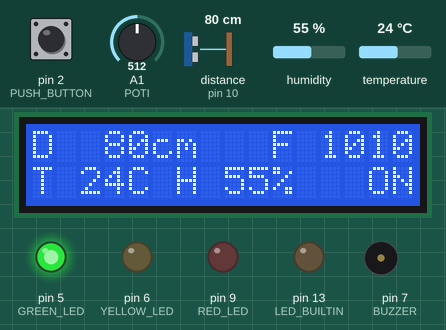
Recording of a sketch running on a simulated Arduino Uno, built with avr-gcc and run on an emulated ATmega328P. Shown: 16×2 character LCD, output pins drawn as LEDs (lit = HIGH), buzzer (waves = sounding). Wiring (inferred from the names in the program): ultrasonic range finder: trigger pin 11; echo pin 10. The inputs (shaded band) are chosen by the test bench; at power-on: pin 2 (PUSH_BUTTON) HIGH, distance to the obstacle (sensor on pin 10) 80 cm, A1 (POTI) = 512, humidity 55 %, temperature 24 °C. The echo pulse lasts 58.3 µs per cm; pins used as bus, display or sensor lines are not drawn; what the sketch prints to the serial monitor is not drawn.

Above: at 1.2 s.
1.3 s: pin 2 (PUSH_BUTTON) pulled LOW for 2.4 s
At 3.1 s:
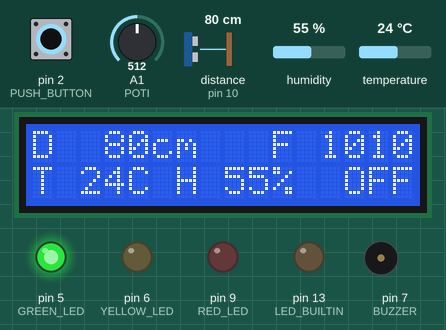
5.2 s: distance to the obstacle (sensor on pin 10) set to 53 cm
At 7.0 s:
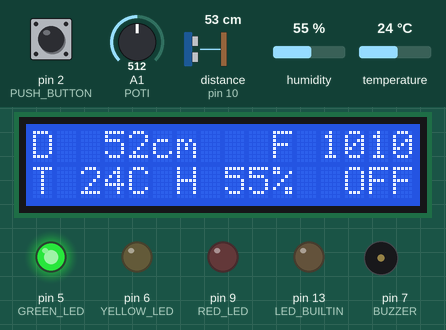
8.0 s: distance to the obstacle (sensor on pin 10) set to 48 cm
At 9.4 s:
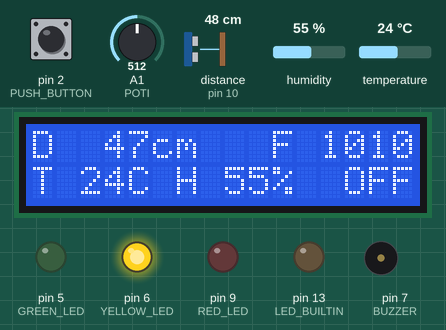
10.8 s: distance to the obstacle (sensor on pin 10) set to 12 cm
At 13.2 s:
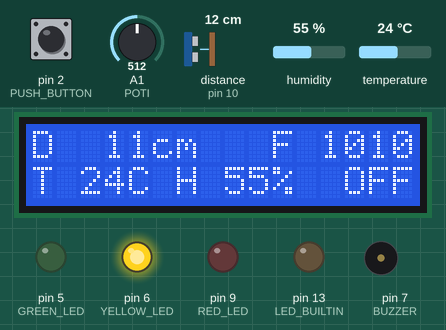
14.0 s: distance to the obstacle (sensor on pin 10) set to 9 cm
At 15.6 s:
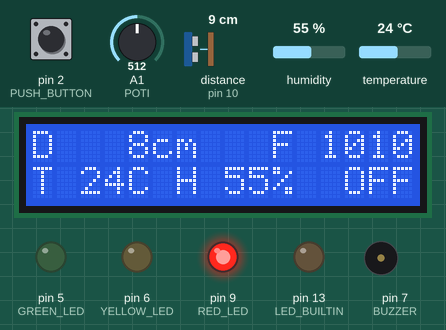
16.8 s: pin 2 (PUSH_BUTTON) pulled LOW for 2.4 s
At 19.1 s:
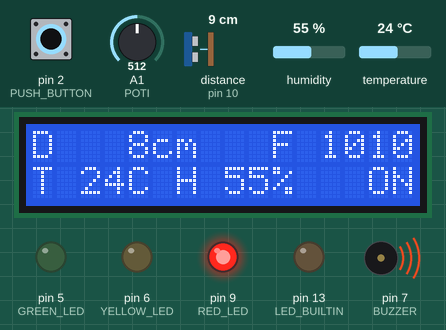
Timing chart, 0 to 20.6 s (numbered marks = the images above; inputs shaded):
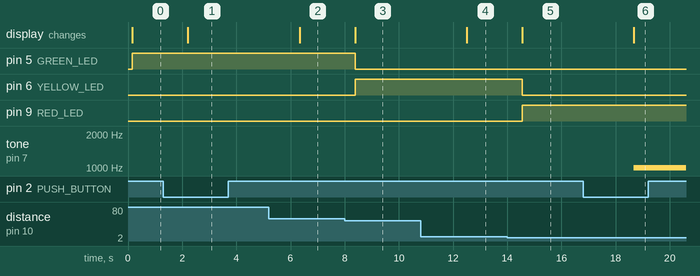

The sketch:

einparkhilfe_complete.ino
```cpp
#include <Wire.h>               // the library for I2C communication between the microcontroller and the LCD display
#include <LiquidCrystal_I2C.h>  // The library for controlling the LCD display
#include "DHT.h"                // The library for the DHT11 temperature sensor

#define DHTTYPE DHT11           // This #define is required by the DHT library so that it knows which type of DHT sensor we have (in our case: DHT 11)

// Initialises the library for talking to the LCD display.
// On the Arduino Uno, SCL is connected to pin A5, SDA to pin A4
// From a programming point of view, the line of code below calls the constructor of the C++ class LiquidCrystal_I2C
// Parameters:
//   - 0x27 is the address of the LCD display on the I2C bus. This is hardwired into the LCD display and cannot be changed.
//   - 16 is the number of columns of the display, 2 is the number of rows.
LiquidCrystal_I2C lcd(0x27, 16, 2);

// The variables below represent the pins of the Arduino that we use for connecting to the various external components.
// Since the value of these variables will not change during the execution of the program,
// we declare them as 'const'. Any attempt at modifying them will throw a compiler error
const int ECHO = 10;
const int TRIGGER = 11;
const int BUZZER = 7;
const int POTI = A1;
const int PUSH_BUTTON = 2;
const int TEMP_SENSOR = 12;
const int GREEN_LED = 5;
const int YELLOW_LED = 6;
const int RED_LED = 9;

// The min and max frequencies that our buzzer can produce
const int MIN_FREQ = 20;
const int MAX_FREQ = 2000;

// Is the measured distance below the minimum distance specified below? Then we issue a continuous beep.
// Is the distance above the maximum? Then no beep at all
// And in-between min and max: beep between 1 and 9 times a second, depending on the distance (the smaller the distance, the faster the beeping)
// In the shortest case, we have 9*100 = 900ms beeps, leaves 10 break of 10ms.
const int MAX_DISTANCE_RED = 10;
const int MAX_DISTANCE_YELLOW = 50;

// The current frequency our buzzer outputs, if it outputs anything.
int freq = MIN_FREQ;          // Initialises this variable to the value MIN_FREQ even before the program starts running.
int temperature = 0;                 // In degrees Celcius
int humidity = 0;             // In % hunidity
int distance = 0;             // In centimeters
boolean isSoundOn = true;     // By default, sound is on

// Initialises the library used for talking to the temperature sensor
// We created an instance of the C++ class DHT and assign it to variable dht
DHT dht(TEMP_SENSOR, DHTTYPE);

void buttonPressed() {
  isSoundOn = !isSoundOn; // The symbol "!" is the logical negation, i.e. it turns TRUE into FALSE and FALSE into TRUE.
}


void printLCDBackground() {
  // This function prints out the part of the text on the LCD display
  // That does not change with the values measured
  lcd.clear();

  // First line
  lcd.setCursor (0, 0); // First number is column number, than line number (0 is first line, 1 is second line)
  lcd.print("D    cm   F");

  // Second line
  lcd.setCursor (0, 1); // First position on the second line
  lcd.print ("T   C H   %");
}

int performDistanceMeasurement() {

  // Triggers a measurement by holding the trigger line high for 15 microseconds (minimum is 10)
  digitalWrite(TRIGGER, HIGH);
  delayMicroseconds(15);
  digitalWrite(TRIGGER, LOW);

  // Waits for a high pulse on the echo line (i.e. line going from low to high then back to low)
  // and measure its duration in microseconds
  int lengthOfThePulseInMicroseconds = pulseIn(ECHO, HIGH);

  // According to the datasheet, dividing the length of the pulse in microseconds
  // by 58 gives us the distance measured in centimeters.
  // Since the result of the division operation below is stored in a variable
  // of type 'int', we only keep the integer part of the number (we discard anything after the decimal point)

  int distanceMeasured = lengthOfThePulseInMicroseconds / 58;

  return distanceMeasured;
}

void setup() {

  // First we initialize all the pins used in this program as either input (INPUT), output (OUTPUT),
  // or as input with a pull-up resistor built into the microcontroller (INPUT_PULLUP)
  // For more background information on pin configuration, see https://www.arduino.cc/en/Tutorial/DigitalPins

  // The constant LED_BUILTIN always refers to the pin connected to the on-board LED (on the Arduino Uno, this is pin 13).
  // If you are curious: the constant LED_BUILTIN is not defined in this program but in another file
  // located elsewhere in the Arduino environment: file pins_arduino.h which you can find (for the Arduino Uno)
  // at https://github.com/arduino/ArduinoCore-avr/blob/master/variants/standard/pins_arduino.h
  pinMode (LED_BUILTIN, OUTPUT);

  pinMode (TRIGGER, OUTPUT);            // Pin on which we request a distance measurement from the ultrasound distance sensor
  pinMode (ECHO, INPUT);                // Pin on which we receive a distance measurement from the ultrasound distance sensor
  pinMode (BUZZER, OUTPUT);             // Pin to which the buzzer is connected.
  pinMode (POTI, INPUT);                // Analog input for reading the position of the potentiometer
  pinMode (PUSH_BUTTON, INPUT_PULLUP);  // Reading this pin using digitalRead() will return HIGH when the button is NOT pressed!
  pinMode (GREEN_LED, OUTPUT);          // The pin the green LED is connected to
  pinMode (YELLOW_LED, OUTPUT);         // Same for the yellow LED...
  pinMode (RED_LED, OUTPUT);            // ... and for the red LED.

  // Note: pin TEMP_SENSOR is not initialised here, this is done by the DHT library when it is initiated (see "dht.begin()" further below)
  // The pin TEMP_SENSOR is anyway used alternatively as input AND output since
  // communication to and from the sensor happens on only one wire. See the sensor's datasheet for more details.

  // Initialise the output pins that need to have a default state
  digitalWrite (LED_BUILTIN, LOW);      // Let's not waste power and turn the built-in LED off
  digitalWrite (TRIGGER, LOW);          // Trigger is low by default
  // noTone(BUZZER);            )           // No sound
  digitalWrite (GREEN_LED, LOW);        // All LEDs are off
  digitalWrite (YELLOW_LED, LOW);
  digitalWrite (RED_LED, LOW);

  // Registers an interrupt for the push button: the function buttonPressed will be called everytime the button is pressed,
  // i.e. when the value of the digital input for pin PUSH_BUTTON goes from HIGH to LOW (which is why we use FALLING as the interrupt mode)
  // This happens regardless of where the program is at when the interrupt comes in
  // For more information on interrupts, see https://www.arduino.cc/reference/en/language/functions/external-interrupts/attachinterrupt/
  attachInterrupt(digitalPinToInterrupt(PUSH_BUTTON), buttonPressed, FALLING);

  // Initialise the library for accessing the temperature and humidity sensor
  // See tutorial at https://learn.adafruit.com/dht/connecting-to-a-dhtxx-sensor
  // See also the examples under File->Examples->DHT sensor library
  dht.begin();

  // Now let's initialize the LCD display
  lcd.begin();          // Initialises the library for the LCD display
  lcd.backlight();      // Turns on the backlight of the LCD display
  printLCDBackground(); // Prints static text of the display

  // Initialise the serial port communication with the laptop
  // This is only here for debuging purpose
  // 115200 is a good speed that should work everywhere
  Serial.begin(115200);
}

void printValuesOnSerial () {

  Serial.println("--- Measured values ---");
  Serial.print("Time: ");
  Serial.print(millis());
  Serial.println(" ms since start.");
  Serial.print("Distance: ");
  Serial.print(distance);
  Serial.println(" cm.");
  Serial.print("Frequency: ");
  Serial.print(freq);
  Serial.println(" Hz.");
  Serial.print("Temperature: ");
  Serial.print(temperature);
  Serial.println(" degrees C.");
  Serial.print("Humidity: ");
  Serial.print(humidity);
  Serial.println(" %.");
  Serial.print("Sound: ");
  Serial.println(isSoundOn);
  Serial.println();
}

void updateLEDs() {
  if (distance < MAX_DISTANCE_RED) {
    digitalWrite (GREEN_LED, LOW);
    digitalWrite (YELLOW_LED, LOW);
    digitalWrite (RED_LED, HIGH);
  } else if ((distance >= MAX_DISTANCE_RED) && (distance < MAX_DISTANCE_YELLOW)) {
    digitalWrite (GREEN_LED, LOW);
    digitalWrite (YELLOW_LED, HIGH);
    digitalWrite (RED_LED, LOW);
  } else { // If sound is turned off
    digitalWrite (GREEN_LED, HIGH);
    digitalWrite (YELLOW_LED, LOW);
    digitalWrite (RED_LED, LOW);
  }
}

void updateLCDDisplay() {

  // Updates the LCD display
  // Displays distance
  lcd.setCursor(2, 0);  // Sets the cursor on the leftmost character of the 3 characters set aside for displaying the distance
  lcd.print("   "); // Clears the part of the display where we want to display distance
  // Depending on the number of characters in the value, set the cursor further to the right so that the value is printed left-aligned
  if (distance < 10) {
    lcd.setCursor (4, 0);
  } else if (distance < 100) {
    lcd.setCursor (3, 0);
  } else {
    lcd.setCursor(2, 0);
  }
  lcd.print (distance);

  // Displays frequency
  lcd.setCursor(12, 0);
  lcd.print("    ");
  lcd.setCursor(12, 0);
  lcd.print(freq);

  // Displays whether sound is on or off
  lcd.setCursor(13, 1);
  if (isSoundOn) {
    lcd.print(" ON"); // Note the leading space character so that overwriting "OFF" with "ON" does not display "OON".
  } else {
    lcd.print("OFF");
  }

  // Displays temperature
  lcd.setCursor(2, 1);
  lcd.print(temperature);

  // Displays humidity
  lcd.setCursor(8, 1);
  lcd.print(humidity);
}


void loop() {

  // Reads the position of the potentiometer (poti) and updates the frequency of the buzzer accordingly somewhere between MIN_FREQ and MAX_FREQ
  // The function analogRead returns a value between 0 and 1023. That's because the ADC (Analog Digital Converter)
  // of the microcontroller has a resolution of 10 bits hence 2^10 = 1024 possible values.
  // The function "map" scales the value between 0 and 1023 linearly to a value between MIN_FREQ and MAX_FREQ
  freq = map (analogRead(POTI), 0, 1023, MIN_FREQ, MAX_FREQ);

  // Reads the distance
  // This can take some time, depending on the distance measured
  // Typical values: if a few centimeters: <1ms. For a few meters: up to 20ms.
  distance = performDistanceMeasurement();
  Serial.println(distance);

  if (distance < 0) {
    // In some situations, experience shows that the value returned is negative.
    // In this case, simply set it to zero. We assume that "0" means "error has happened"
    distance = 0;
  }

  // The humidity sensor is really slow
  // This call can typically takes about 270ms to complete
  // Need to find a way to not do this too often
  humidity = (int) dht.readHumidity();

  // This call is really fast, typically 12us (microseconds)
  temperature = (int) dht.readTemperature();

  if (isnan(humidity) || isnan(temperature)) {
    Serial.println("Failed to read from DHT sensor!");
  }

  if (distance > 0) {

    // Prints out values on LCD display
    updateLCDDisplay();
    // Send values to the laptop for debugging purpose
    printValuesOnSerial();

    // Update the 'traffic lights' LEDs
    updateLEDs();

    // Beep if distance is smaller than MAX_DISTANCE_RED and the sounds is on
    if ((distance < MAX_DISTANCE_RED) && (isSoundOn)) {
      tone(BUZZER, freq);
    } else {
      noTone(BUZZER);
    }
  }

  delay(2000);

  return;
}
```

Measured:
- the behaviour switches between 51 and 50 cm on distance to the obstacle (sensor on pin 10) (found by bisection; images 2 and 3)
- the behaviour switches between 11 and 10 cm on distance to the obstacle (sensor on pin 10) (found by bisection; images 4 and 5)
- after the input at 1.3 s, the display: changes after 0.91 s (image 1)
- after the input at 5.2 s, the display: changes after 1.1 s (image 2)
- after the input at 8.0 s, pin 5 (GREEN_LED): HIGH → LOW after 0.39 s; pin 6 (YELLOW_LED): LOW → HIGH after 0.39 s; the display: changes after 0.39 s (image 3)
- after the input at 10.8 s, the display: changes after 1.7 s (image 4)
- after the input at 14.0 s, pin 6 (YELLOW_LED): HIGH → LOW after 0.56 s; pin 9 (RED_LED): LOW → HIGH after 0.56 s; the display: changes after 0.56 s (image 5)
- after the input at 16.8 s, tone on pin 7 (BUZZER): silent → 1010 Hz after 1.9 s; the display: changes after 1.9 s (image 6)
